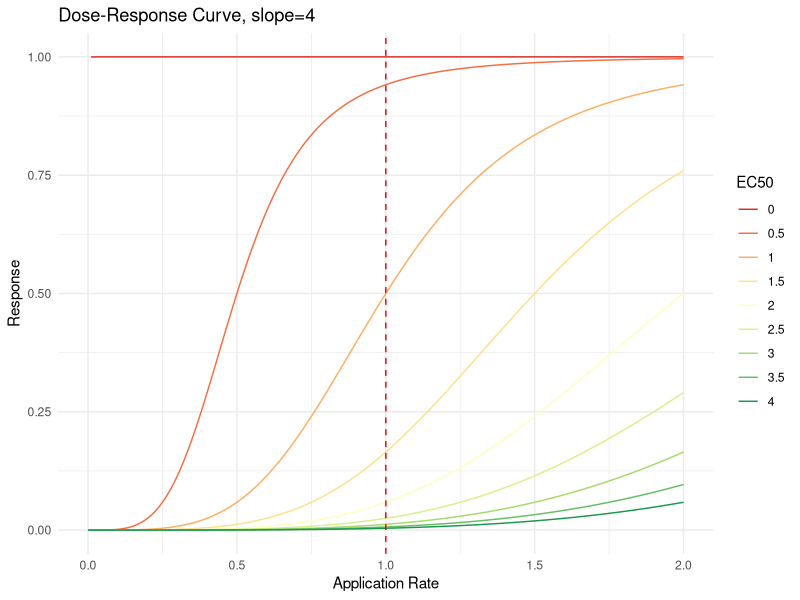
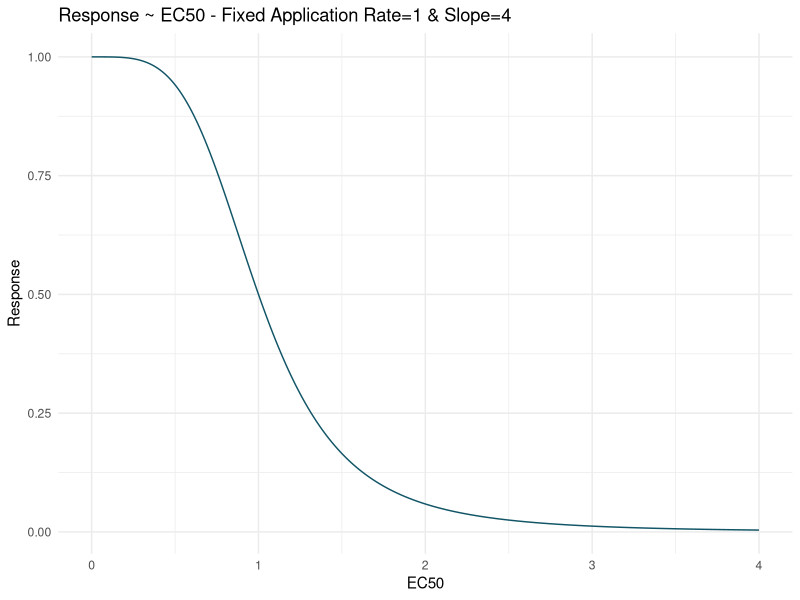
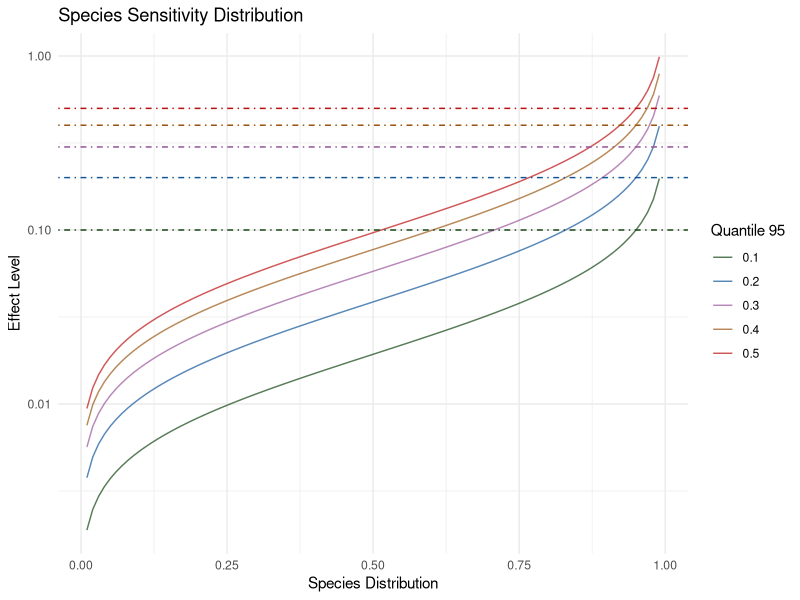

The R script that drew these images, in order: (Note: this script raises an error after producing the figures.)
library(ggplot2)

dose_response <- function(rate, EC50, slope){
    response = rate^slope/(EC50^slope+rate^slope)
    return(response)
}

ec50_foo = function(dose_response, rate, slope){
    ec50 = (rate^slope/dose_response - rate^slope)^(1/slope)
    return(ec50)
}

mu_lognorm <- function(z, sdlog=1){
  log(z) - 1.645 * sdlog
}



# PLOTTING DOSE_RESPONSE
application_rate = seq(0, 2, by=0.01)
grids_par = expand.grid(
    EC50 = seq(0, 4.1, by=0.5),
    slope = 4
)

ls <- apply(grids_par, 1, function(p){
    data.frame(
        rate = application_rate,
        EC50 = p["EC50"],
        slope = p["slope"],
        response = dose_response(application_rate, p["EC50"], p["slope"])
    )
})
do.call("rbind", ls) -> dfDR


ggplot(dfDR, aes(x = rate, y = response, color = as.factor(EC50))) +
  geom_line() +
  theme_minimal() +
  labs(title = "Dose-Response Curve, slope=4", x = "Application Rate", y = "Response") +
  geom_vline(xintercept = 1, linetype=2, color="red") +
  scale_color_brewer(name="EC50", palette = "RdYlGn")

# PLOTTING RESPONSE WITH FIXED APPLICATION RATE
application_rate_fixed = 1
grids_par = expand.grid(
    EC50 = seq(0, 4, by=0.01),
    slope = 4
)
ls <- apply(grids_par, 1, function(p){
    data.frame(
        rate = application_rate_fixed,
        EC50 = p["EC50"],
        slope = p["slope"],
        response = dose_response(application_rate_fixed, p["EC50"], p["slope"])
    )
})
dfEC50 <- do.call("rbind", ls)

ggplot(dfEC50, aes(x = EC50, y = response, group=slope,)) +
    theme_minimal() +
    labs(title = "Response ~ EC50 - Fixed Application Rate=1 & Slope=4",
        x = "EC50",  y = "Response" ) +
    geom_line( color="#115566")


effect_dist = lapply(seq(0.1,0.5, by=0.1), function(p){
  data.frame(
    p=p,
    # rdist=rlnorm(1e5, meanlog = mu_lognorm(p), sdlog = 1)
    pdist=seq(0.01,0.99, by=0.01),
    qdist=qlnorm(seq(0.01,0.99, by=0.01), meanlog = mu_lognorm(p), sdlog = 1)
  )
})
df_effect_dist = do.call("rbind", effect_dist)

ggplot(data=df_effect_dist) +
  theme_minimal() +
  scale_y_log10() +
  labs(title="Species Sensitivity Distribution",
       x="Species Distribution", y="Effect Level") +
  scale_color_manual(
    name="Quantile 95",
    values=c("#114411", "#115599", "#995599", "#995511", "#BB1111")
  ) +
  geom_line(aes(x=pdist, y=qdist, color=as.factor(p)), alpha=0.7) +
  geom_hline(
    yintercept = c(0.1, 0.2, 0.3, 0.4, 0.5),
    color=c("#114411", "#115599", "#995599", "#995511", "#BB1111"),
    linetype=4
  )



x = ec50_foo(out_dist,1,4)
y = dose_response(1, x, 4)
plot(hist(y))
dfpt = data.frame(
    ec50=x,
    dr=y
)

ggplot() +
    theme_minimal() +
    labs(title = "Response ~ EC50 - with Fixed Application Rate = 1",
         x = "EC50",
         y = "Response" ) +
    scale_color_manual(
        name="slope",
        values=c("#115566", "#665511", "#116655")) +
    geom_line(
        data=dfEC50,
        aes(x = EC50, y = response, group=slope, color=as.factor(slope))) + 
    geom_point(data=dfpt,
        aes(x=ec50, y=dr), alpha=0.1, size=4)
#     
ggplot() +
    theme_minimal() +
    labs(x = "EC50") +
    geom_histogram(data=dfpt, aes(ec50))

ggplot() +
    theme_minimal() +
    labs(x = "Response") +
    geom_histogram(data=dfpt, aes(dr))
